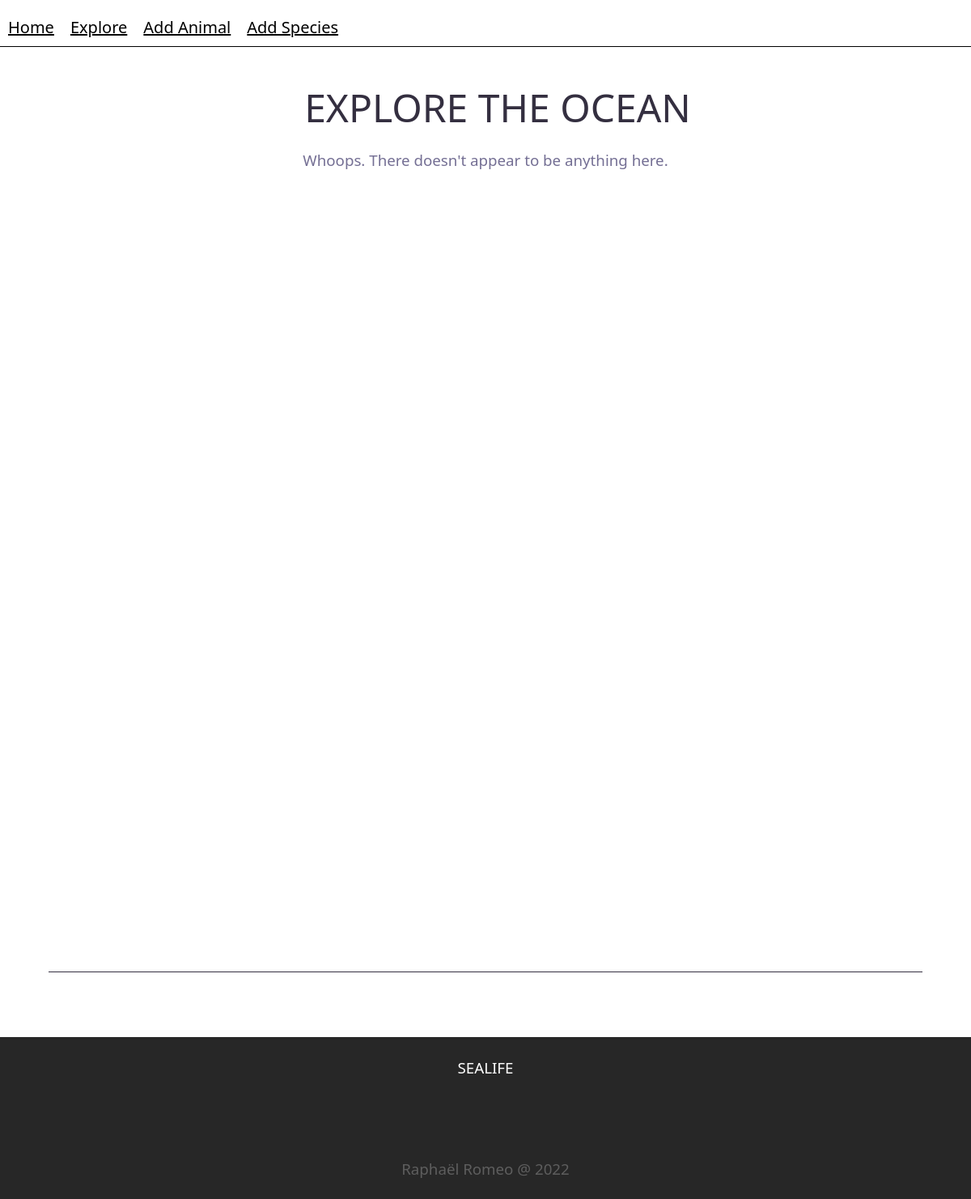
The page /search/ on the database as committed earlier.
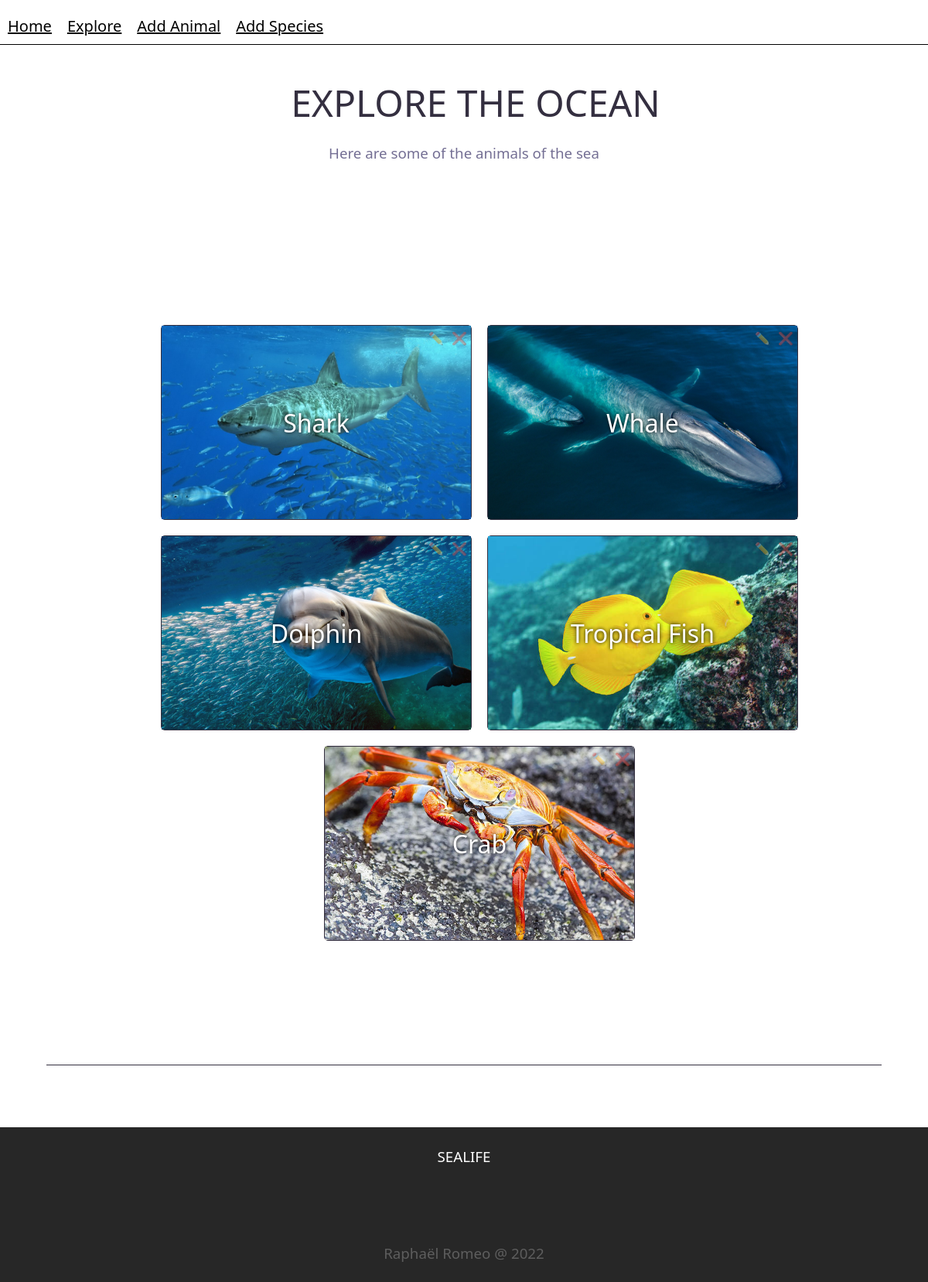
The same page on the database as committed later.
### sealife/models.py (models this page shows, shortened)
class Categories(models.Model):
    name = models.CharField(max_length=100)
    description = models.TextField(null=True, blank=True)
    image = models.ImageField(upload_to='images')
    def __str__(self):
        return self.name

### sealife/views.py (the view)
# urls.py: path('search/',views.search),
def search(request):
    species = models.Categories.objects.all()
    animal_count = models.Categories.objects.all().count()
    return render(request,"search.html",{"liste" : species,"count":animal_count})

### sealife/templates/search.html (shortened to what this page needs)
{% extends "main.html" %}
{% block content %}
     <div class="content nobg" id="Explore"> <h1 class="nobg" id="explore_text"> EXPLORE THE OCEAN </h1></div>
     {% if count > 0 %}
     <div class="content last nobg"> <h3> Here are some of the animals of the sea</h3> </div>
    {% else %}
       <div class="content last nobg"> <h3> Whoops. There doesn't appear to be anything here.</h3> </div>
    {% endif %}
<div class="affiche">
<ol>
        {% for l in liste %}
            <li class="categories category_text"><h4 class="name_animal"> {{l}} </h4><a class="image_animal" href="/sealife/afficheCategory/{{l.id}}"><img class="image_animal" src="/sealife{{l.image.url}}"/></a> {{l}} <div class="actions"><a class="category_text" href="/sealife/updateCategory/{{l.id}}"> ✏️ </a><a class="category_text" href="/sealife/deleteCategory/{{l.id}}"> ❌ </a></div></li>
        {%endfor%}
</ol>
</div>
{% endblock %}

### sealife/templates/main.html (shortened to what this page needs)
<!DOCTYPE html>
<html id="html" lang="fr">
<head>
{%load static%}
<link rel="stylesheet" href="{%static 'main.css' %}" type="text/css">
</head>
<body>
<nav id="nav"><a></a><a class="nav_link" href="/sealife/" style="font-weight:500">Home</a><a class="nav_link" href="/sealife/search" style="font-weight:500">Explore</a><a class="nav_link" href="/sealife/ajoutCategory" style="font-weight:500">Add Animal</a> <a class="nav_link" href="/sealife/ajout" style="font-weight:500">Add Species</a> </nav>
{% block content %}
{% endblock %}
<div id="footer" class="content footer"><h3 class="footer_text"> SEALIFE </h3><div class="sub_footer">  <a class="social_link_href" href="mailto:pro.raphaelromeo1@gmail.com"><div class="social_link"></div></a><a class="social_link_href" href="top"><div class="social_link"></div></a><a class="social_link_href" target="blank_" href="https://www.instagram.com/raphr03/"><div class="social_link"></div></a> </div> <div class="sub_footer"> <h3 class="footer_text" style="opacity:25%"> Raphaël Romeo @ 2022 </h3></div></div>
</body>
</html>

### sealife/static/main.css (style rules this page uses)
* { font-family: 'Segoe UI', Tahoma, Geneva, Verdana, sans-serif;margin:0px;font-weight:1; }
html { overflow-x:hidden; }
body { overflow-x:hidden;background:transparent;min-height:100vh;display:flex;align-items:center;flex-direction:column;position:relative }
nav { position:fixed;top:0px;width:100%;display:flex;background:rgba(255,255,255,0.4);border-bottom:1px black solid;z-index:1 }
a { color:white }
.nav_link { color:inherit;font-size:20px;margin:10px;margin-top:20px }
.content { background:#EEE; }
h3 { color:#746f94 }
.content:nth-child(2) { grid-column:1/7;display:flex;justify-content:center;align-items:center;padding-top:100px }
.footer_text { text-align:center;color:white;margin:25px }
.sub_footer { width:100%;min-height:50px;display:flex;justify-content:center;align-items:center;background:#272727 }
.social_link_href { height:50px;width:50px;margin-left:10px;margin-right:10px }
.social_link { min-width:50px;min-height:50px; }
.social_link_href:nth-child(1) > div { background:url(https://techcommunity.microsoft.com/t5/image/serverpage/image-id/172206i70472167E79B9D0F/image-size/large?v=v2&px=999);background-size:cover }
.social_link_href:nth-child(2) > div { background:url(https://cdn-icons-png.flaticon.com/512/2111/2111370.png);background-size:cover }
.social_link_href:nth-child(3) > div { background:url(https://upload.wikimedia.org/wikipedia/commons/thumb/9/96/Instagram.svg/480px-Instagram.svg.png);background-size:cover }
.content:nth-child(3) { grid-column:1/7;display:flex;align-items:center;flex-direction:column;padding:20px;padding-bottom:100px; }
#explore_text { padding-left:30px;font-size:2.6em;color:#342f40 }
.footer { width:100%;padding:0;background:#272727 }
.last { grid-column:1/7;text-align:center }
@media (min-width:1200px) { #explore_text { font-size:3em } }
@media (min-width:1200px) { .content:nth-child(5) { grid-column:1/7; } }
ol { width:auto;list-style:none;display:flex;flex-wrap:wrap;justify-content:center;grid-column:1/7;border-bottom:1px solid #342f40;padding-bottom:150px; }
.categories { border-radius:5px;min-width:400px;height:250px;border:1px solid #342f40;margin:10px;display:flex;justify-content:center;align-items:center;flex-direction:column; }
.nobg { background:none }
.actions { display:flex;justify-content:flex-end;width:400px;position:absolute;pointer-events:none;height:250px; }
.actions > a { pointer-events:all;text-decoration:none;margin:5px;height:15px;opacity:40% }
.name_animal { position:absolute;color:white;text-shadow:0px 0px 5px black;z-index:1;pointer-events:none;font-size:32px }
.affiche > ol { min-height:80vh;margin-top:20px; }
.affiche { min-height:100vh;width:90%;margin-top:80px;margin-bottom:80px; }
.image_animal { position:absolute;width:400px;height:250px;object-fit: cover; }
#footer { height:auto;padding:0 }

Rows that differ between the two databases and show on the page:
added Categories: image (picture), name "Shark"
added Categories: image (picture), name "Whale"
added Categories: image (picture), name "Dolphin"
added Categories: image (picture), name "Tropical Fish"
added Categories: image (picture), name "Crab"
Other text that changed with them:
text no longer shown: "Whoops. There doesn't appear to be anything here."
text now shown: "Here are some of the animals of the sea"
